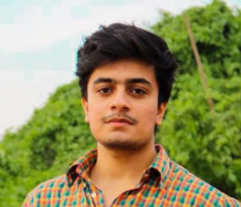
#> input picture Photo.png, 241 x 207 px
$ jupyter execute Main.ipynb
#> lines starting #> are read from the running program, lines starting #| are printed output that depends on the picture; after the words box and inside, x2 and y2 are one past the last pixel; in counts of white or black regions, pixels touching at a corner belong together
# <center> FACE DETECTION USING OPENCV <center>

#### Importing Libraries

[cell 1]
import cv2

#### Reading Cascade file

[cell 2]
face_cascade = cv2.CascadeClassifier(cv2.data.haarcascades + 'haarcascade_frontalface_default.xml')
# This will create cascade classifier object.

#### Now we can use this cascade object to identify face in our image

#### Now loading the Image

[cell 3]
img = cv2.imread("Photo.png")
#> img is the input picture: shape (207, 241, 3); mean B, G, R 97, 145.1, 148.2

#### Note: Grayscale Image is good for searching for face in image


[cell 4]
gray_img = cv2.cvtColor(img,cv2.COLOR_BGR2GRAY)
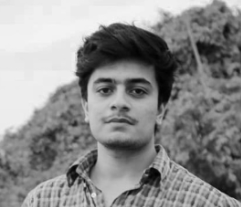
#> gray_img: shape (207, 241); min 2, max 245, mean 140.6

[cell 5]
cv2.imshow("Gray_Image",gray_img)
cv2.waitKey(0)

##### Saving th output image in new file

[cell 6]
cv2.imwrite("Gray_Image.jpg",gray_img)
#> Out = True

## [PUT GRAYSCAL IMG HERE <-]

[cell 7]
faces = face_cascade.detectMultiScale(gray_img,scaleFactor = 1.05,minNeighbors=5)
#> faces = [[74, 51, 95, 95]]

[cell 8]
print(faces)
#| [[74 51 95 95]]
print(type(faces))
#| <class 'numpy.ndarray'>

#### Now, drawing Green rectangle on the Image to point out the face

[cell 9]
for x,y,w,h in faces:
    img =cv2.rectangle(img,(x,y),(x+w,y+h),(0,255,0),3)
#> this loop made 1 pass
#> pass 1, `img =cv2.rectangle(img,(x,y),(x+w,y+h),(0,255,0),3)`:
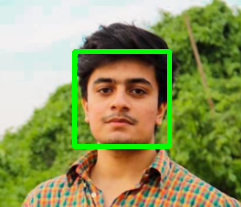
#> img: shape (207, 241, 3); 3.78% of pixels changed, all inside (x1, y1, x2, y2) = (72, 49, 172, 149)

[cell 10]
cv2.imshow("Face",img)
cv2.waitKey(0)

##### Saving the outout image in a new file

[cell 11]
cv2.imwrite("Face_detected.jpg",img)
#> Out = True
